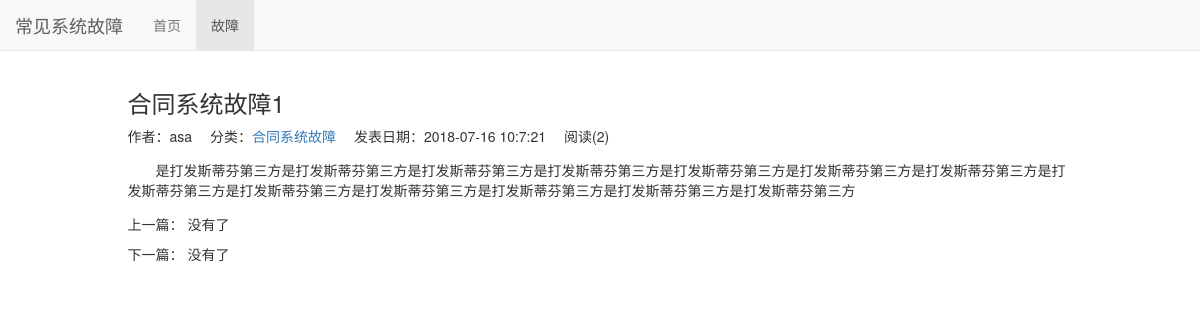
/oas/2, run on the app's committed database.
### oa/models.py (models this page shows, shortened)
class ErrSys(models.Model):
    err_type = models.ForeignKey(ErrSysType, on_delete=models.DO_NOTHING, verbose_name='故障类别', related_name='errsys_e')
    title = models.CharField(max_length=100, verbose_name='标题')
    author = models.ForeignKey(User, on_delete=models.DO_NOTHING, verbose_name='作者')
    content = RichTextUploadingField(verbose_name='正文')
    readed_num = models.IntegerField(default=0, verbose_name='阅读数')
    created_time = models.DateTimeField(auto_now_add=True, verbose_name='创建时间')
    last_updated_time = models.DateTimeField(auto_now=True, verbose_name='更新时间')
    class Meta:
        ordering = ['-created_time']

class ErrSysType(models.Model):
    type_name = models.CharField(max_length=15, verbose_name='故障类别')
    def __str__(self):
        return self.type_name

### oa/views.py (the view)
# urls.py: path('<int:article_pk>', views.article_detail, name="article_detail"),
def article_detail(request, article_pk):
    article = get_object_or_404(ErrSys, pk=article_pk)
    if not request.COOKIES.get('ErrSys_%s_readed' % article_pk):
        article.readed_num += 1
        article.save()
    context = {}
    context['previous_article'] = ErrSys.objects.filter(created_time__gt=article.created_time).last()
    context['next_article'] = ErrSys.objects.filter(created_time__lt=article.created_time).first()
    context['article'] = article
    response = render_to_response('oas/blog_detail.html', context) # 响应
    response.set_cookie('ErrSys_%s_readed' % article_pk, 'true')
    return response

### oa/templates/oas/blog_detail.html (shortened to what this page needs)
{% extends 'base.html' %}
{% block nav_blog_active %}active{% endblock %}
{% load staticfiles %}
{% block header_extends %}
    <link rel="stylesheet" href="{% static 'blog/blog.css' %}">
{% endblock %}
{% block content %}
    <div class="container">
        <div class="row">
            <div class="col-xs-10 col-xs-offset-1">
                <h3>{{ article.title }}</h3>
                <ul class="blog-info-description">
                    <li>作者：{{ article.author }}</li>
                    <li>分类：<a href="{% url 'article_with_type' article.err_type.pk %}">{{ article.err_type }}</a></li>
                    <li>发表日期：{{ article.created_time|date:"Y-m-d H:n:s" }}</li>
                    <li>阅读({{ article.readed_num }})</li>
                </ul>
                <div class="blog-content">{{ article.content|safe }}</div>
                <div class="blog-more">
                    <p>上一篇：
                        {% if previous_blog %}
                            <a href="{% url 'article_detail' previous_article.pk %}">{{ previous_article.title }}</a>
                        {% else %}
                            没有了
                        {% endif %}
                    </p>
                    <p>下一篇：
                        {% if next_blog %}
                            <a href="{% url 'blog_detail' next_article.pk %}">{{ next_article.title }}</a>
                        {% else %}
                            没有了
                        {% endif %}
                    </p>
                </div>
            </div>
        </div>
    </div>
{% endblock %}

### static/base.css (style rules this page uses)
* { margin: 0; padding: 0; }
body { margin-top: 70px!important; }
ul { list-style-type: none!important; }

### oa/static/blog/blog.css (style rules this page uses)
ul.blog-info-description { list-style-type: none; margin-bottom: 1em; }
ul.blog-info-description li { display: inline-block; margin-right: 1em; }
div.blog-content { text-indent: 2em; }
div.blog-more { margin-top: 1em; }

### data on the page
ErrSys: title "合同系统故障1", author "asa", err_type "合同系统故障", created_time "2018-07-16 10:7:21", readed_num "2", content "是打发斯蒂芬第三方是打发斯蒂芬第三方是打发斯蒂芬第三方是打发斯蒂芬第三方是打发斯蒂芬第三方是打发斯蒂芬第三方是打发斯蒂芬第三方是打发斯蒂芬第三方是打发斯蒂芬第三方是打发斯蒂芬第三方是打发斯蒂芬第三方是打发斯蒂芬第三方是打发斯蒂芬第三方"
